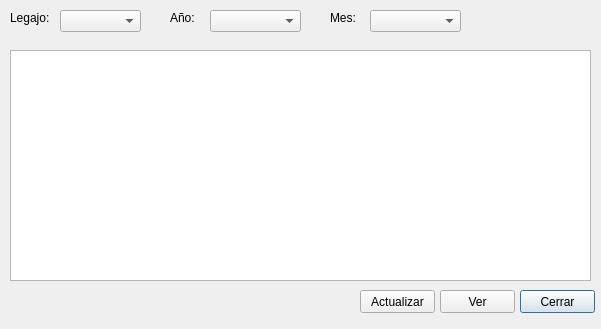
<?xml version="1.0" encoding="UTF-8"?>
<ui version="4.0">
 <class>frm_lista_deducciones</class>
 <widget class="QDialog" name="frm_lista_deducciones">
  <property name="geometry">
   <rect>
    <x>0</x>
    <y>0</y>
    <width>601</width>
    <height>329</height>
   </rect>
  </property>
  <property name="windowTitle">
   <string>Listado de deducciones</string>
  </property>
  <widget class="QTableWidget" name="tw_empleados">
   <property name="geometry">
    <rect>
     <x>10</x>
     <y>50</y>
     <width>581</width>
     <height>231</height>
    </rect>
   </property>
  </widget>
  <widget class="QPushButton" name="btn_cerrar">
   <property name="geometry">
    <rect>
     <x>520</x>
     <y>290</y>
     <width>75</width>
     <height>23</height>
    </rect>
   </property>
   <property name="text">
    <string>Cerrar</string>
   </property>
  </widget>
  <widget class="QPushButton" name="btn_ver">
   <property name="geometry">
    <rect>
     <x>440</x>
     <y>290</y>
     <width>75</width>
     <height>23</height>
    </rect>
   </property>
   <property name="text">
    <string>Ver</string>
   </property>
  </widget>
  <widget class="QLabel" name="lbl_0">
   <property name="geometry">
    <rect>
     <x>10</x>
     <y>10</y>
     <width>41</width>
     <height>16</height>
    </rect>
   </property>
   <property name="text">
    <string>Legajo:</string>
   </property>
  </widget>
  <widget class="QComboBox" name="cmb_legajo">
   <property name="geometry">
    <rect>
     <x>60</x>
     <y>10</y>
     <width>81</width>
     <height>22</height>
    </rect>
   </property>
  </widget>
  <widget class="QLabel" name="lbl_1">
   <property name="geometry">
    <rect>
     <x>170</x>
     <y>10</y>
     <width>31</width>
     <height>16</height>
    </rect>
   </property>
   <property name="text">
    <string>Año:</string>
   </property>
  </widget>
  <widget class="QComboBox" name="cmb_year">
   <property name="geometry">
    <rect>
     <x>210</x>
     <y>10</y>
     <width>91</width>
     <height>22</height>
    </rect>
   </property>
  </widget>
  <widget class="QLabel" name="lbl_2">
   <property name="geometry">
    <rect>
     <x>330</x>
     <y>10</y>
     <width>31</width>
     <height>16</height>
    </rect>
   </property>
   <property name="text">
    <string>Mes:</string>
   </property>
  </widget>
  <widget class="QComboBox" name="cmb_mes">
   <property name="geometry">
    <rect>
     <x>370</x>
     <y>10</y>
     <width>91</width>
     <height>22</height>
    </rect>
   </property>
  </widget>
  <widget class="QPushButton" name="btn_actualiza">
   <property name="geometry">
    <rect>
     <x>360</x>
     <y>290</y>
     <width>75</width>
     <height>23</height>
    </rect>
   </property>
   <property name="text">
    <string>Actualizar</string>
   </property>
  </widget>
 </widget>
 <resources/>
 <connections/>
</ui>
